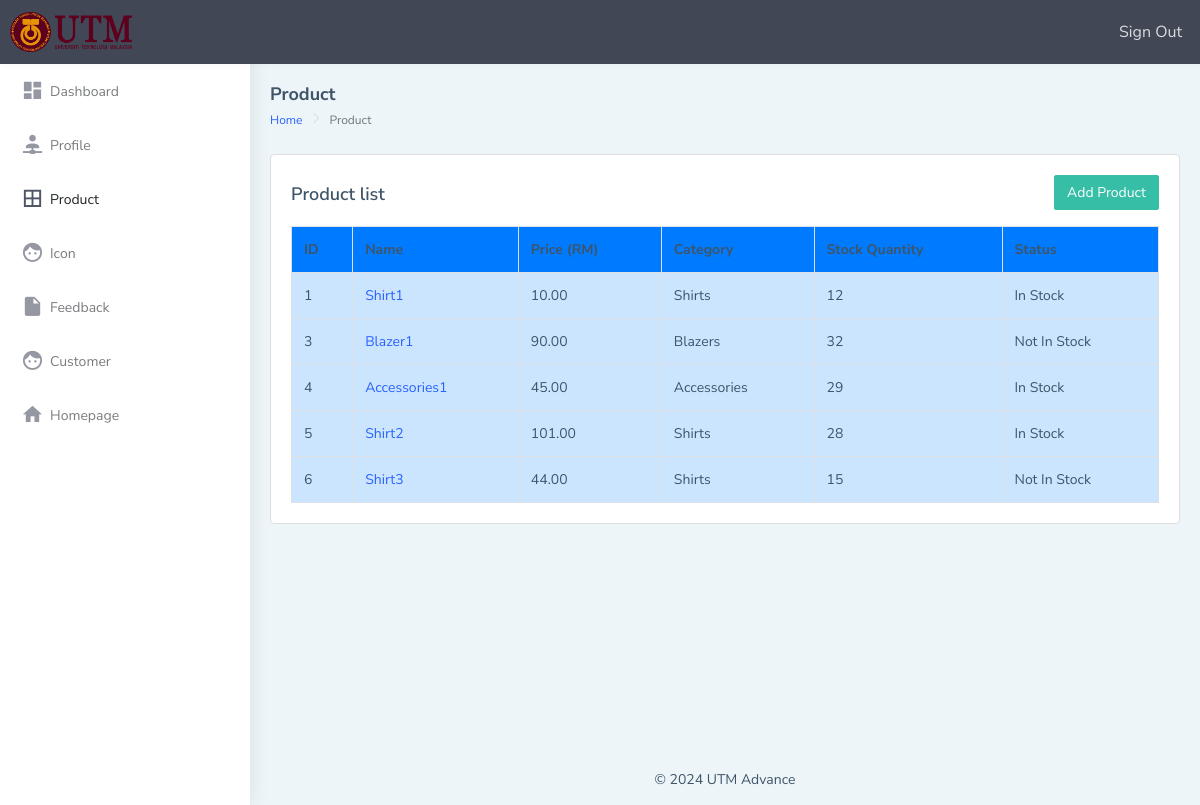
Page /AS/Product.php on the earlier database version.
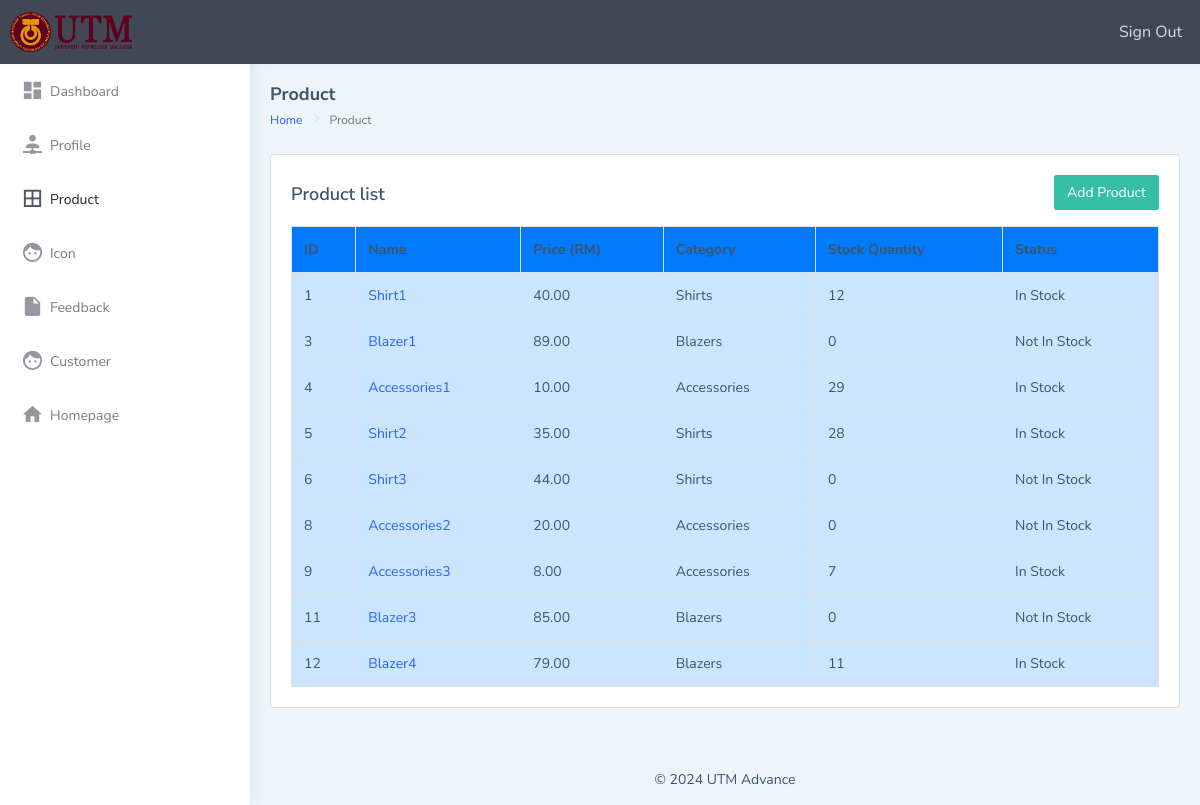
Same page on the later database version.
### tables this page shows
CREATE TABLE `product` (
  `ProductID` int(11) NOT NULL,
  `ProductName` varchar(255) NOT NULL,
  `Price` decimal(10,2) NOT NULL,
  `Category` varchar(100) NOT NULL,
  `StockQuantity` int(11) NOT NULL,
  `Status` varchar(50) NOT NULL,
  `Image` varchar(255) DEFAULT NULL
);

### AS/Product.php (the view, shortened to what this page needs)
<?php
require('../Function/config.php');
$query = "SELECT * FROM product";
$result = mysqli_query($con, $query);
?>
<!DOCTYPE html>
<html dir="ltr" lang="en">
<head>
    <link href="dist/css/style.min.css" rel="stylesheet">
</head>
<body>
    <div id="main-wrapper" data-layout="vertical" data-navbarbg="skin5" data-sidebartype="full"
        data-sidebar-position="absolute" data-header-position="absolute" data-boxed-layout="full">
        <header class="topbar" data-navbarbg="skin5">
		<nav class="navbar top-navbar navbar-expand-md navbar-dark">
        <div class="navbar-header" data-logobg="skin5">
            <a class="navbar-brand" href="index.php">
                <img src="../CG/img/UTM.png" alt="" style="height: 40px; width: auto;">
            </a>
        </div>
        <div class="navbar-collapse collapse" id="navbarSupportedContent" data-navbarbg="skin5">
            <ul class="navbar-nav float-end" style="font-size: 16px;">
                <a href="../Function/Signout.php" class="nav-item nav-link">Sign Out</a>
            </ul>
        </div>
    </nav>
</header>
        <aside class="left-sidebar" data-sidebarbg="skin6">
            <div class="scroll-sidebar">
                <nav class="sidebar-nav">
                    <ul id="sidebarnav">
                        <li class="sidebar-item"> <a class="sidebar-link waves-effect waves-dark sidebar-link"
                                href="index.php" aria-expanded="false"><i class="mdi mdi-view-dashboard"></i><span
                                    class="hide-menu">Dashboard</span></a></li>
                        <li class="sidebar-item"> <a class="sidebar-link waves-effect waves-dark sidebar-link"
                                href="ProfileAS.php" aria-expanded="false"><i
                                    class="mdi mdi-account-network"></i><span class="hide-menu">Profile</span></a></li>
                        <li class="sidebar-item"> <a class="sidebar-link waves-effect waves-dark sidebar-link"
                                href="Product.php" aria-expanded="false"><i class="mdi mdi-border-all"></i><span
                                    class="hide-menu">Product</span></a></li>
                        <li class="sidebar-item"> <a class="sidebar-link waves-effect waves-dark sidebar-link"
                                href="icon-material.php" aria-expanded="false"><i class="mdi mdi-face"></i><span
                                    class="hide-menu">Icon</span></a></li>
                        <li class="sidebar-item"> <a class="sidebar-link waves-effect waves-dark sidebar-link"
                                href="feedbackView.php" aria-expanded="false"><i class="mdi mdi-file"></i><span
                                    class="hide-menu">Feedback</span></a></li>
						<li class="sidebar-item"> <a class="sidebar-link waves-effect waves-dark sidebar-link"
                                href="deletecustomerview.php" aria-expanded="false"><i class="mdi mdi-face"></i><span
                                    class="hide-menu">Customer</span></a></li>
						<li class="sidebar-item"> <a class="sidebar-link waves-effect waves-dark sidebar-link"
                                href="../CG/index.php" aria-expanded="false"><i class="mdi mdi-home"></i><span
                                    class="hide-menu">Homepage</span></a></li>
                        <li class="text-center p-40 upgrade-btn">
                        </li>
                    </ul>
                </nav>
            </div>
        </aside>
        <div class="page-wrapper">
            <div class="page-breadcrumb">
                <div class="row align-items-center">
                    <div class="col-5">
                        <h4 class="page-title">Product</h4>
                        <div class="d-flex align-items-center">
                            <nav aria-label="breadcrumb">
                                <ol class="breadcrumb">
                                    <li class="breadcrumb-item"><a href="index.html">Home</a></li>
                                    <li class="breadcrumb-item active" aria-current="page">Product</li>
                                </ol>
                            </nav>
                        </div>
                    </div>
                </div>
            </div>
            <div class="container-fluid">
            <div class="row">
                <div class="col-12">
                    <div class="card">
                        <div class="card-body">
                            <div class="d-flex justify-content-between align-items-center">
                                <h4 class="card-title">Product list</h4>
                                <a href="Addproductpage.php" class="btn btn-success text-white" style="margin-bottom: 1rem;">Add Product</a>
                            </div>
                        </div>
                        <div class="table-responsive">
                            <table class="table table-bordered">
                                <thead>
                                    <tr>
                                        <th scope="col">ID</th>
                                        <th scope="col">Name</th>
                                        <th scope="col">Price (RM)</th>
                                        <th scope="col">Category</th>
                                        <th scope="col">Stock Quantity</th>
                                        <th scope="col">Status</th>
                                    </tr>
                                </thead>
                                <tbody>
                                    <?php
                                    if (mysqli_num_rows($result) > 0) {
                                        while ($row = mysqli_fetch_assoc($result)) {
                                            echo "<tr>";
                                            echo "<td>" . $row['ProductID'] . "</td>";
                                            echo "<td><a href='../Function/GetProductDetails.php?id=" . $row['ProductID'] . "'>" . $row['ProductName'] . "</a></td>";
                                            echo "<td>" . $row['Price'] . "</td>";
                                            echo "<td>" . $row['Category'] . "</td>";
                                            echo "<td>" . $row['StockQuantity'] . "</td>";
                                            echo "<td>" . $row['Status'] . "</td>";
                                            echo "</tr>";
                                        }
                                    } else {
                                        echo "<tr><td colspan='7'>No products found</td></tr>";
                                    }
                                    ?>
                                </tbody>
                            </table>
                        </div>
                    </div>
                </div>
            </div>
        </div>
            <footer class="footer text-center">
                &copy; 2024 UTM Advance
            </footer>
        </div>
    </div>
</body>
</html>

### AS/Product.php (style rules this page uses)
.card { position: relative; display: flex; flex-direction: column; min-width: 0; word-wrap: break-word; background-color: #fff; border: 1px solid #ddd; border-radius: 0.25rem; overflow: hidden; padding: 1.25rem; }
.card-body { padding: 0; }
.card-body .btn { margin-bottom: 1rem; }
.table { border-collapse: collapse !important; width: 100%; margin-bottom: 0; }
.table td, .table th { background-color: #fff !important; padding: 0.75rem; vertical-align: top; border: 1px solid #dee2e6 !important; }
.table-bordered th { border: 1px solid #dee2e6 !important; background-color: #007bff !important; }
.table-bordered td { border: 1px solid #dee2e6 !important; background-color: #cce5ff !important; }

Differences in the rows shown:
changed product "Shirt1": Price "10.00" → "40.00"
changed product "Blazer1": Price "90.00" → "89.00"; StockQuantity "32" → "0"
changed product "Accessories1": Price "45.00" → "10.00"
changed product "Shirt2": Price "101.00" → "35.00"
changed product "Shirt3": StockQuantity "15" → "0"
added product: ProductID "8", ProductName "Accessories2", Price "20.00", Category "Accessories", StockQuantity "0", Status "Not In Stock"
added product: ProductID "9", ProductName "Accessories3", Price "8.00", Category "Accessories", StockQuantity "7", Status "In Stock"
added product: ProductID "11", ProductName "Blazer3", Price "85.00", Category "Blazers", StockQuantity "0", Status "Not In Stock"
added product: ProductID "12", ProductName "Blazer4", Price "79.00", Category "Blazers", StockQuantity "11", Status "In Stock"
